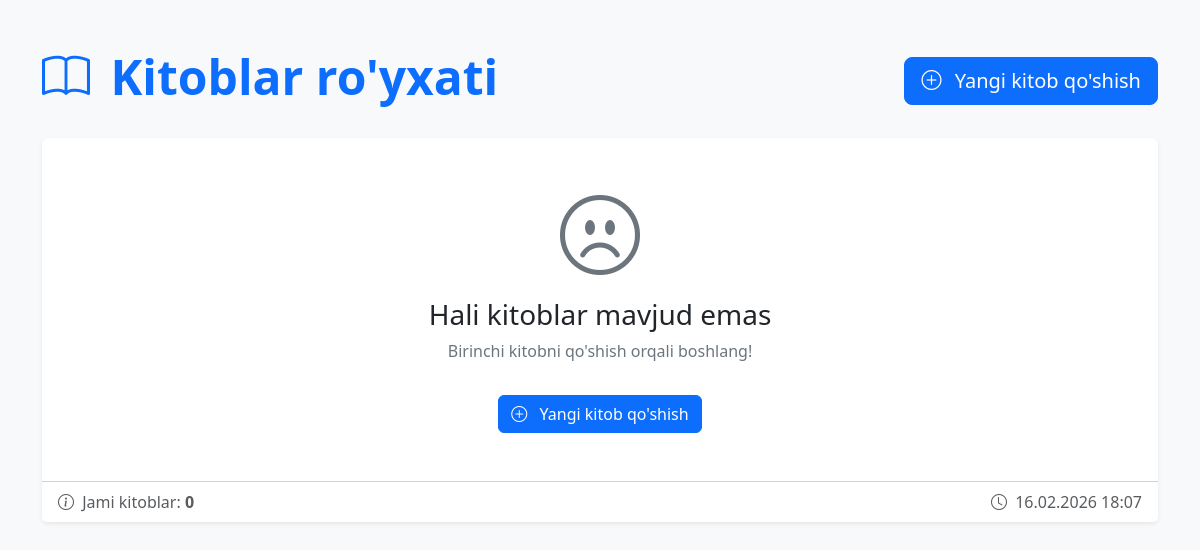
/books/, run on an earlier commit of the app's database.
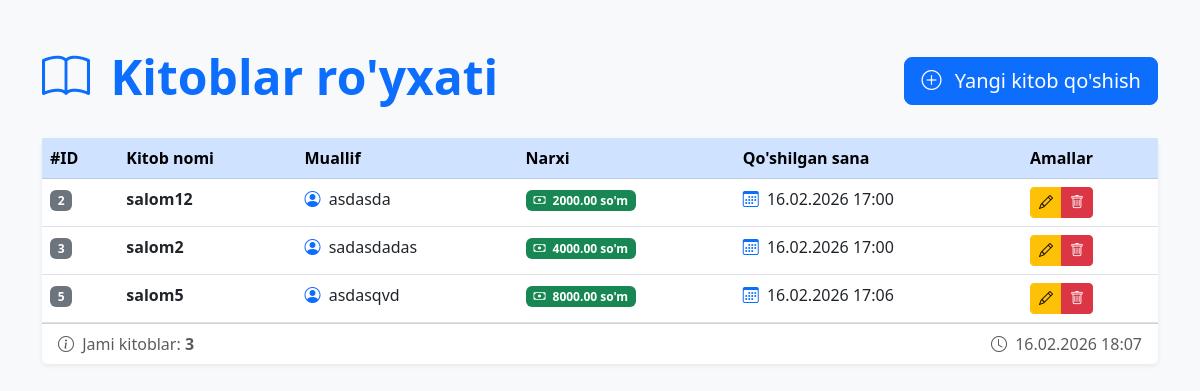
And on a later commit of the database.
### books/models.py (models this page shows, shortened)
class Book(models.Model):
    title = models.CharField(max_length=200)
    author = models.CharField(max_length=200)
    price = models.DecimalField(max_digits=10, decimal_places=2)
    created_at = models.DateTimeField(auto_now_add=True)
    class Meta:
        db_table = 'books'

### books/views.py (the view)
# urls.py: path('',views.book_list,name='book_list'),
def book_list(request):
    books = Book.objects.all()
    return render(request, "books/book_list.html", {'books':books})

### books/templates/books/book_list.html (shortened to what this page needs)
<!DOCTYPE html>
<html lang="uz">
<head>
    <link href="https://cdn.jsdelivr.net/npm/bootstrap@5.3.0/dist/css/bootstrap.min.css" rel="stylesheet">
    <link rel="stylesheet" href="https://cdn.jsdelivr.net/npm/bootstrap-icons@1.11.0/font/bootstrap-icons.css">
</head>
<body class="bg-light">
    <div class="container py-5">
        <div class="d-flex justify-content-between align-items-center mb-4">
            <h1 class="display-5 fw-bold text-primary">
                <i class="bi bi-book me-2"></i>
                Kitoblar ro'yxati
            </h1>
            <a href="{% url 'book_create' %}" class="btn btn-primary btn-lg">
                <i class="bi bi-plus-circle me-2"></i>
                Yangi kitob qo'shish
            </a>
        </div>
        <div class="card shadow-sm border-0">
            <div class="card-body p-0">
                {% if books %}
                <div class="table-responsive">
                    <table class="table table-hover mb-0">
                        <thead class="table-primary">
                            <tr>
                                <th scope="col">#ID</th>
                                <th scope="col">Kitob nomi</th>
                                <th scope="col">Muallif</th>
                                <th scope="col">Narxi</th>
                                <th scope="col">Qo'shilgan sana</th>
                                <th scope="col">Amallar</th>
                            </tr>
                        </thead>
                        <tbody>
                            {% for book in books %}
                            <tr>
                                <td><span class="badge bg-secondary">{{ book.id }}</span></td>
                                <td class="fw-bold">{{ book.title }}</td>
                                <td>
                                    <i class="bi bi-person-circle text-primary me-1"></i>
                                    {{ book.author }}
                                </td>
                                <td>
                                    <span class="badge bg-success">
                                        <i class="bi bi-cash me-1"></i>
                                        {{ book.price }} so'm
                                    </span>
                                </td>
                                <td>
                                    <i class="bi bi-calendar3 text-primary me-1"></i>
                                    {{ book.created_at|date:"d.m.Y H:i" }}
                                </td>
                                <td>
                                    <div class="btn-group" role="group">
                                        <a href="{% url 'book_update' book.pk %}" class="btn btn-warning btn-sm">
                                            <i class="bi bi-pencil"></i>
                                        </a>
                                        <a href="{% url 'book_delete' book.pk %}" class="btn btn-danger btn-sm">
                                            <i class="bi bi-trash"></i>
                                        </a>
                                    </div>
                                </td>
                            </tr>
                            {% endfor %}
                        </tbody>
                    </table>
                </div>
                {% else %}
                <div class="text-center py-5">
                    <i class="bi bi-emoji-frown display-1 text-secondary"></i>
                    <h3 class="mt-3">Hali kitoblar mavjud emas</h3>
                    <p class="text-secondary">Birinchi kitobni qo'shish orqali boshlang!</p>
                    <a href="{% url 'book_create' %}" class="btn btn-primary mt-3">
                        <i class="bi bi-plus-circle me-2"></i>
                        Yangi kitob qo'shish
                    </a>
                </div>
                {% endif %}
            </div>
            <div class="card-footer bg-white text-muted">
                <div class="d-flex justify-content-between align-items-center">
                    <span>
                        <i class="bi bi-info-circle me-1"></i>
                        Jami kitoblar: <strong>{{ books|length }}</strong>
                    </span>
                    <span>
                        <i class="bi bi-clock me-1"></i>
                        {% now "d.m.Y H:i" %}
                    </span>
                </div>
            </div>
        </div>
    </div>
</body>
</html>

What changed in the data, as far as the page shows it:
added Book: id "2", title "salom12", author "asdasda", price "2000.00", created_at "16.02.2026 17:00"
added Book: id "3", title "salom2", author "sadasdadas", price "4000.00", created_at "16.02.2026 17:00"
added Book: id "5", title "salom5", author "asdasqvd", price "8000.00", created_at "16.02.2026 17:06"
Also different on the page:
{{ books|length }}: "0" → "3"
text no longer shown: "Hali kitoblar mavjud emas Birinchi kitobni qo'shish orqali boshlang! Yangi kitob qo'shish"
text now shown: "#ID Kitob nomi Muallif Narxi Qo'shilgan sana Amallar"
